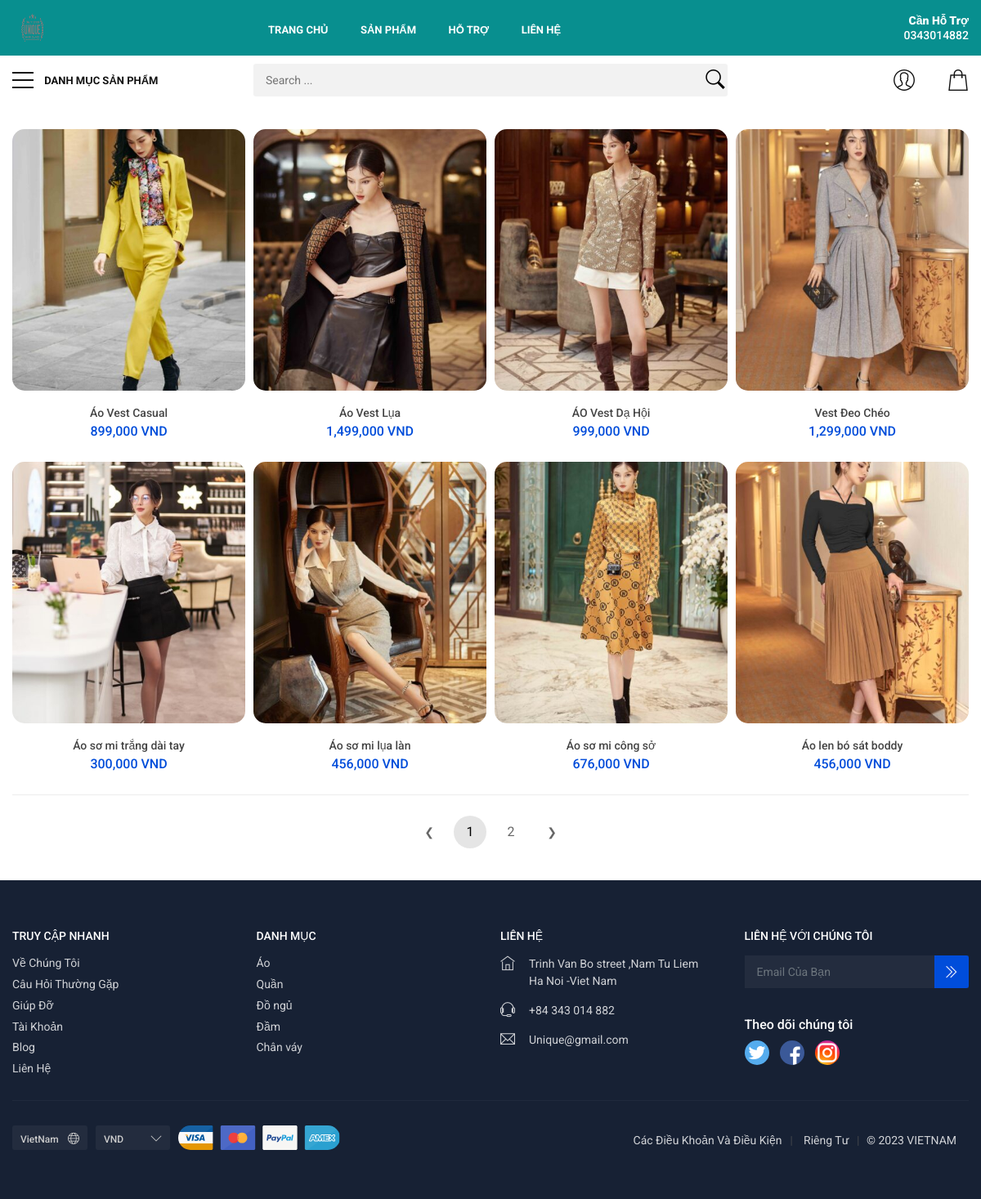
Screenshot of /index.php?act=sanpham&id_cate=1 with the database file from the repository.
### tables this page shows
CREATE TABLE `product` (
  `product_id` int(11) NOT NULL,
  `product_name` varchar(100) NOT NULL,
  `image` text NOT NULL,
  `price` int(11) NOT NULL,
  `description` text NOT NULL,
  `category_id` int(11) NOT NULL,
  `is_hidden` tinyint(1) DEFAULT 0
);

CREATE TABLE `categories` (
  `category_id` int(11) NOT NULL,
  `category_name` varchar(100) NOT NULL,
  `status` int(11) NOT NULL
);

### Models/connect.php (called while the page is built, shortened)
<?php
function pdo_get_connection(){
    $servername = "localhost";
    $username = "root";
    $password = "";
    try {
    $conn = new PDO("mysql:host=$servername;dbname=duan1", $username, $password);
    $conn->setAttribute(PDO::ATTR_ERRMODE, PDO::ERRMODE_EXCEPTION);
    return $conn;
    } catch(PDOException $e) {
    echo "Kết nối thất bại: " . $e->getMessage();
    }
}
function pdo_query($sql, ...$sql_args) {
    try {
        $conn = Pdo_get_connection();
        $stmt = $conn->prepare($sql);
        $stmt->execute($sql_args);
        return $stmt->fetchAll();
    } catch (PDOException $e) {
        throw $e;
    } finally {
        unset($conn);
    }
}
?>

### Models/sanpham.php (called while the page is built, shortened)
<?php
function loadall_sanpham($search = "", $category_id = 0, $start, $limit = 0) {
    $sql = "SELECT product.*, categories.category_name
            FROM product
            LEFT JOIN categories ON product.category_id = categories.category_id
            WHERE 1 ";
    if($category_id > 0) {
        $sql .= " AND product.category_id = '" . $category_id . "'";
    }
    $sql .= " ORDER BY product.product_id DESC ";
    $sql .= " LIMIT $start, $limit";
    return pdo_query($sql);
}
?>

### Models/danhmuc.php (called while the page is built, shortened)
<?php
function sellect_all_categories()
{
    $sql = "SELECT * FROM categories order by category_id asc";
    return pdo_query($sql);
}
?>

### View/Sanpham/product-all.php (the view, shortened to what this page needs)
<main>
	<div class="container margin_30">
		<div class="row small-gutters">
			<?php foreach ($dssp as $value): ?>
				<?php extract($value);
				?>
				<div class="col-6 col-md-4 col-xl-3">
					<div class="grid_item">
						<figure>
							<a href="index.php?act=chitietsp&idct_sp=<?= $product_id ?>">
								<img class="img-fluid lazy" src="image/<?= explode(',', $image)[0] ?>"
									data-src="image/<?= explode(',', $image)[0] ?>" alt="">
							</a>
						</figure>
						<a href="index.php?act=chitietsp&idct_sp=<?= $product_id ?>">
							<h3>
								<?= $product_name ?>
							</h3>
						</a>
						<div class="price_box">
							<span class="new_price">
								<?= number_format($price, 0, '.', ',') ?> VND
							</span>
						</div>
					</div>
				</div>
			<?php endforeach; ?>
		</div>
		<div class="pagination__wrapper">
			<?php if (isset($_GET['id_cate']) && $_GET['id_cate'] > 0): ?>
				<ul class="pagination">
					<li><a href="index.php?act=sanpham&page=<?= $page > 1 ? $page - 1 : 1 ?>&id_cate=<?= $_GET['id_cate'] ?>"
							class="prev" title="Trang trước">&#10094;</a></li>
					<?php
					$Pagepagination = ceil($countsp / $limit);
					for ($i = 1; $i <= $Pagepagination; $i++):
						?>
						<li>
							<a href="index.php?act=sanpham&page=<?= $i ?>&id_cate=<?= $_GET['id_cate'] ?>"
								class="<?= $i == $page ? 'active' : '' ?>">
								<?= $i ?>
							</a>
						</li>
					<?php endfor; ?>
					<li> <a href="index.php?act=sanpham&page=<?= $page < $Pagepagination ? $page + 1 : $page ?>&id_cate=<?= $_GET['id_cate'] ?>"
							class="next" title="Trang tiếp theo">&#10095;</a></li>
				</ul>
			<?php endif; ?>
		</div>
	</div>
</main>

### View/Home/footer.php (shortened to what this page needs)
<footer class="revealed">
	<div class="container">
		<div class="row">
			<div class="col-lg-3 col-md-6">
				<h3 data-bs-target="#collapse_1">Truy Cập Nhanh</h3>
				<div class="collapse dont-collapse-sm links" id="collapse_1">
					<ul>
						<li><a href="about.html">Về Chúng Tôi</a></li>
						<li><a href="help.html">Câu Hỏi Thường Gặp </a></li>
						<li><a href="help.html">Giúp Đỡ</a></li>
						<li><a href="account.html">Tài Khoản</a></li>
						<li><a href="blog.html">Blog</a></li>
						<li><a href="contacts.html">Liên Hệ</a></li>
					</ul>
				</div>
			</div>
			<div class="col-lg-3 col-md-6">
				<h3 data-bs-target="#collapse_2">Danh Mục</h3>
				<div class="collapse dont-collapse-sm links" id="collapse_2">
					<ul>
						<?php
						foreach ($sellect_categories as $show): ?>
							<?php extract($show); ?>
							<?php $category_detail = "index.php?act=chitietdm&id_cate=" . $category_id; ?>
							<li><a href="<?= $category_detail ?>">
									<?= $category_name ?>
								</a></li>
						<?php endforeach; ?>
					</ul>
				</div>
			</div>
			<div class="col-lg-3 col-md-6">
				<h3 data-bs-target="#collapse_3">Liên Hệ</h3>
				<div class="collapse dont-collapse-sm contacts" id="collapse_3">
					<ul>
						<li><i class="ti-home"></i>Trinh Van Bo street ,Nam Tu Liem<br>Ha Noi -Viet Nam</li>
						<li><i class="ti-headphone-alt"></i>+84 343 014 882</li>
						<li><i class="ti-email"></i><a href="#0">Unique@gmail.com</a></li>
					</ul>
				</div>
			</div>
			<div class="col-lg-3 col-md-6">
				<h3 data-bs-target="#collapse_4">Liên Hệ Với Chúng Tôi</h3>
				<div class="collapse dont-collapse-sm" id="collapse_4">
					<div id="newsletter">
						<div class="form-group">
							<input type="email" name="email_newsletter" id="email_newsletter" class="form-control"
								placeholder="Email Của Bạn">
							<button type="submit" id="submit-newsletter"><i class="ti-angle-double-right"></i></button>
						</div>
					</div>
					<div class="follow_us">
						<h5>Theo dõi chúng tôi </h5>
						<ul>
							<li><a href="#0"><img
										data-src="View/img/twitter_icon.svg" alt="" class="lazy"></a></li>
							<li><a href="#0"><img
										data-src="View/img/facebook_icon.svg" alt="" class="lazy"></a></li>
							<li><a href="#0"><img
										data-src="View/img/instagram_icon.svg" alt="" class="lazy"></a></li>
						</ul>
					</div>
				</div>
			</div>
		</div>
		<hr>
		<div class="row add_bottom_25">
			<div class="col-lg-6">
				<ul class="footer-selector clearfix">
					<li>
						<div class="styled-select lang-selector">
							<select>
								<option value="English" selected>VietNam</option>
							</select>
						</div>
					</li>
					<li>
						<div class="styled-select currency-selector">
							<select>
								<option value="US Dollars" selected>VND</option>
							</select>
						</div>
					</li>
					<li><img
							data-src="View/img/cards_all.svg" alt="" width="198" height="30" class="lazy"></li>
				</ul>
			</div>
			<div class="col-lg-6">
				<ul class="additional_links">
					<li><a href="#0">Các Điều Khoản Và Điều Kiện</a></li>
					<li><a href="#0">Riêng Tư</a></li>
					<li><span>© 2023 VIETNAM</span></li>
				</ul>
			</div>
		</div>
	</div>
</footer>
</div>
</body>
</html>

### View/css/product_page.css (style rules this page uses)
.lazy { border-radius: 15px ; overflow: hidden; }

### admin/css/style.css (style rules this page uses)
* { margin: 0; padding: 0; box-sizing: border-box; }
a { text-decoration: none; }
li { list-style: none; }
:root { --poppins: 'Poppins', sans-serif; --lato: 'Lato', sans-serif; --light: #F9F9F9; --blue: #3C91E6; --light-blue: #CFE8FF; --grey: #eee; --dark-grey: #AAAAAA; --dark: #342E37; --red: #DB504A; --yellow: #ebc753; --light-yellow: #FFF2C6; --orange: #FD7238; --light-orange: #FFE0D3; --green: #088F8F; --light-green: #E6FFFA; --red: #DB504A; }
html { overflow-x: hidden; }
body { background: var(--grey); overflow-x: hidden; }

### rows the page displays
product: shows a picture, product_name "Áo Vest Casual", price "899,000"
product: shows a picture, product_name "Áo Vest Lụa", price "1,499,000"
product: shows a picture, product_name "ÁO Vest Dạ Hội", price "999,000"
product: shows a picture, product_name "Vest Đeo Chéo", price "1,299,000"
product: image (picture), product_name "Áo sơ mi trắng dài tay", price "300,000"
product: shows a picture, product_name "Áo sơ mi lụa làn", price "456,000"
product: shows a picture, product_name "Áo sơ mi công sở", price "676,000"
product: shows a picture, product_name "Áo len bó sát boddy", price "456,000"
categories: category_name "Áo"
categories: category_name "Quần"
categories: category_name "Đồ ngủ"
categories: category_name "Đầm"
categories: category_name "Chân váy"
